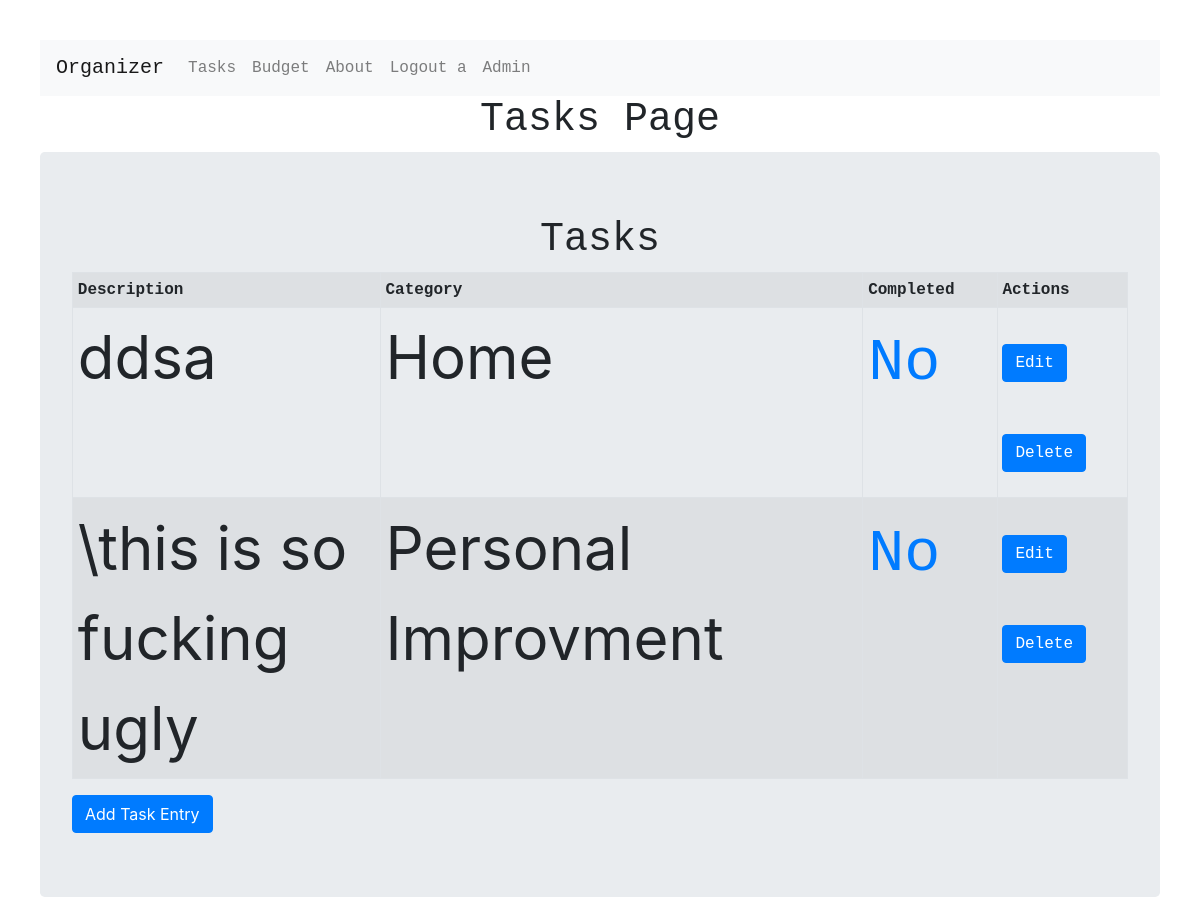
The page /main_tasks/ (signed in) on the database its author committed.
### tasks/models.py (models this page shows)
class Task(models.Model):
    user = models.ForeignKey(User, on_delete=models.CASCADE)
    description = models.CharField(max_length=128)
    category = models.ForeignKey(TaskCategory, on_delete=models.CASCADE)
    is_completed = models.BooleanField(default=False)

class TaskCategory(models.Model):
    category = models.CharField(max_length=128)
    def __str__(self):
        return self.category

### tasks/views.py (the view, shortened to what this page needs)
# urls.py: path('', core_views.main),
@login_required(login_url='/login/')
def main(request):
    print("hello")
    if(request.method == "GET" and "delete" in request.GET):
        id=request.GET["delete"]
        Task.objects.filter(id=id).delete()
        return redirect("/main_tasks/")
    elif(request.method == "GET" and "no" in request.GET):
        print("no to Yes")
        id=request.GET["no"]
        Task.objects.filter(id=id).is_completed = True
        Task.objects.filter(id=id).save()
        return redirect('/main_tasks/')
    elif(request.method == "GET" and "yes" in request.GET):
            print("yes to no")
            id=request.GET["yes"]
            Task.objects.filter(id=id).is_completed = False
            Task.objects.filter(id=id).save()
            return redirect('/main_tasks/')
    else:
        table_data = Task.objects.filter(user=request.user)
        context = {
            "table_data" : table_data
        }
        return render(request, 'tasks/tasks.html', context)

### templates/tasks/tasks.html (shortened to what this page needs)
<!DOCTYPE html>
<html lang="en" dir="ltr">
  <head>
    {% load static %}
    {% include "core/bootstrap.html" %}
<link rel="stylesheet" href="https://stackpath.bootstrapcdn.com/bootstrap/4.4.1/css/bootstrap.min.css"
integrity="sha384-
Vkoo8x4CGsO3+Hhxv8T/Q5PaXtkKtu6ug5TOeNV6gBiFeWPGFN9MuhOf23Q9Ifjh">
<link rel="stylesheet" href="//cdn.jsdelivr.net/chartist.js/latest/chartist.min.css">
    <link rel="stylesheet" href="{% static 'proj1.css' %}">
    {% include "core/bootstrap.html" %}
  </head>
<body>
  {% include "nav.html" %}
  <h1>Tasks Page</h1>
  <div class="jumbotron">
    <h1>Tasks</h1>
    {% if not table_data %}
    <p>There are no tasks to display</p>
    {% else %}
    <table id="task-table" class="table table-striped table-bordered table-sm" cellspacing="0" width="100%">
      <tr>
        <th>Description</th>
        <th>Category</th>
        <th>Completed</th>
        <th>Actions</th>
      </tr>
      {% for row in table_data %}
      <tr>
        <td>{{ row.description }}</td>
        <td>{{ row.category }}</td>
        {% if row.is_completed %}
          <td><a href='#'>Yes</a></td>
        {% else %}
          <td> <a href="#">No</a></td>
        {% endif %}
        <td>
          <a class="btn btn-primary" href="/tasks/edit/{{ row.id }}/">Edit</a>
          <a class="btn btn-primary" href="#" onclick="confirmDeleteModal({{ row.id }})">Delete</a>
        </td>
      </tr>
      {% endfor %}
    </table>
    {% endif %}
    <form method="GET" action="/tasks/add/">
      <input type="submit" class="btn btn-primary" value="Add Task Entry">
    </form>
  </div>
</body>
</html>

### templates/nav.html
<nav class="navbar navbar-expand-lg navbar-light bg-light">
  <a class="navbar-brand" href="/">Organizer</a>
  <div class="collapse navbar-collapse" id="navbarSupportedContent">
    <ul class="navbar-nav mr-auto">
      <li class="nav-item">
        <a class="nav-link" href="/main_tasks/">Tasks</a>
      </li>
      <li class="nav-item">
        <a class="nav-link" href="/main_budget/">Budget</a>
      </li>
      <li class="nav-item">
        <a class="nav-link" href="/about/">About</a>
      </li>
      {% if user.is_authenticated %}
        <li>
          <a class="nav-link" href="/logout/">Logout {{user.username}}</a>
        </li>
      {% else %}
        <li>
          <a class="nav-link" href="/login/">Login</a>
        </li>
      {% endif %}
      <li class="nav-item">
        <a class="nav-link" href="/admin" target="_blank">Admin</a>
      </li>
    </div>
  </nav>

### static/proj1.css (style rules this page uses)
a { font-family: "Lucida Console", "Courier New", monospace; }
table { border: 1px solid black; margin: auto; }
h1 { font-family: "Lucida Console", "Courier New", monospace; text-align: center; }
th { font-family: "Lucida Console", "Courier New", monospace; text-align: center; }
td { width: 100px; height: 100px; }
td { width: 60px; height: 60px; border: 1px solid black; font-size: 60px; }
body { padding: 40px; }
ul { font-family: "Lucida Console", "Courier New", monospace; }

### rows shown on the page
Task: description "ddsa", category "Home", is_completed "No"
Task: description "\\this is so fucking ugly", category "Personal Improvment", is_completed "No"

### other values the page prints
{{ user.username }} "a"
